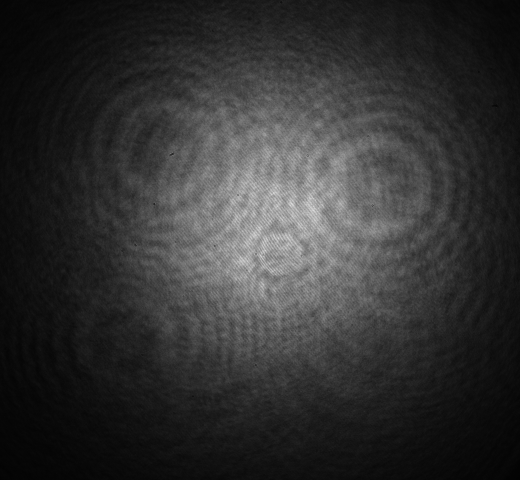
#> input picture PHY452_F2023_hologram.tif, 1040 x 960 px, found by its file name (shown at 1/2 size)
$ jupyter execute HW10_off_axis_hologram.ipynb   (shell and % lines are left out)
#> lines starting #> are read from the running program, lines starting #| are printed output that depends on the picture
<a href="https://colab.research.google.com/github/dpshepherd/PHY452_F2023/blob/main/HW10_off_axis_hologram.ipynb" target="_parent"></a>

# Unmixing off-axis hologram data

# Exercise goal
The goal of this exercise is to unmix the off-axis digital hologram image that you have been provided.

# Experiment background

You have been provided an off-axis hologram image of a [$10 \mu m$ polystyrene microsphere](https://www.thermofisher.com/order/catalog/product/F8836) embedded in microscopy oil ($n=1.5$) between two glass coverslips ($n=1.515$). The laser source is a [stabilized $785$ nm laser diode](https://www.thorlabs.com/thorproduct.cfm?partnumber=FPL785P). The incident beam k-vector lies along the optical axis and the angle of the off-axis reference beam, with respect to the optical axis, is unknown.

The camera is has a pixel size of $10 \mu m$ and the imaging system has an overall imaging magnfication of $100\times$, yielding an effective pixel size of $0.1 \mu m$. The detection objective is a water immersion model with $NA = 1.0$.

# Theory background

Building on our previous lectures, we know that the electric field, $E(x,y)$ at the plane of interference (the camera sensor) is given by,

$|E(x,y)|^2 = |R(x,y)|^2 + |O(x,y)|^2 + O^*(x,y)R(x,y) + O(x,y)R^*(x,y)$,

with $R$ denoting the reference field and $O$ denoting the object field.

It is useful to think about the real space and reciprocal space configuration just before the camera (see class notes).

Generally, we try to satisfy $\alpha_{max} \sim \frac{\lambda}{2 \Delta x}$, where $\Delta x$ is the effective camera pixel spacing. This ensure that all of the holographic data is contained within the accessible frequency space given the discrete pixel sizes.

It is easiest to unmix the holograms in the Fourier domain,

$\mathcal{F}[|E(x,y)|^2] = \mathcal{F}[|R(x,y)|^2 + |O(x,y)|^2] + \mathcal{F}[O^*(x,y)R(x,y)] + \mathcal{F}[O(x,y)R^*(x,y)]$.

Remember that $R(x,y) = E_Re^{-i\vec{k}_R \cdot \vec{r}}$, which we can plug into the terms we are interested in above to give ($\ast$ denotes convolution),

$\mathcal{F}[O^*(x,y)R(x,y)] = \tilde{O}(\vec{k})^* \ast \mathcal{F}[E_Re^{+i\vec{k}_R \cdot \vec{r}}] $,

and

$\mathcal{F}[O(x,y)R^*(x,y)] = \tilde{O}(\vec{k}) \ast \mathcal{F}[E_Re^{-i\vec{k}_R \cdot \vec{r}}] $.

These contain redundant information, so we will just focus on the second equation. Pratically, it will be fine for unmixing.

From HW #4-5 and our practice with the Fourier shift thm., we know that that $\mathcal{F}[E_Re^{+i\vec{k}_R \cdot \vec{r}}] = \delta (\vec{k}+\vec{k}_R)$, yielding,

$\mathcal{F}[O(x,y)R^*(x,y)] = \tilde{O}(\vec{k}) \ast \delta (\vec{k}+\vec{k}_R)] = \tilde{O}(\vec{k}+\vec{k}_R)$.

The quantity we are interested in is $\tilde{O}(\vec{k})$, which means we need to use the shift thm. and the known reference frequencies to shift back.

$\tilde{O}(k) = \tilde{O}(\vec{k}+\vec{k}_R) \ast \mathcal{F}[E_Re^{-i\vec{k}_R \cdot \vec{r}}]$.

That means from our data, we need to:
1. Find and isolate the area of the digital hologram in reciprocal space that corresponds to $\mathcal{F}[O(x,y)R^*(x,y)]$.
2. Find the reference frequency, $\vec{k}_R$.
3. Use the Fourier shift thm. to shift the digital hologram in reciprocal space.
4. Take the inverse discrete Fourier Transform to obtain the electric fields that correspond to the incident + scattered field from the object.

# Computational approach

### load Python computational and plotting libraries

[cell 1]
from google.colab import output
output.enable_custom_widget_manager()

[cell 2]
import numpy as np
import matplotlib.pyplot as plt
import matplotlib.colors as colors
from google.colab import files
from tifffile import imread

### Load the raw off-axis hologram.

[cell 3]
dict_files = files.upload()
#> the answer given: PHY452_F2023_hologram.tif

Copy the name that Google saved the file into and paste inside the single quotes below.

[cell 4]
raw_data = imread('/content/PHY452_F2023_hologram.tif')
#> raw_data is the input picture: shape (960, 1040) float32; min 35, max 3690, mean 748.6
plt.imshow(raw_data)
plt.show()

### Create spatial coordinates using pixel spacing with center pixel corresponding to $(x=0,y=0)$.

Remember that python ordering is yx for this array.

[cell 5]
camera_pixel_size = 0.1 # microns
x_axis = np.arange(-raw_data.shape[1]/2,raw_data.shape[1]/2)*camera_pixel_size
#> x_axis = 1040 values from -52 to 51.9
y_axis = np.arange(-raw_data.shape[0]/2,raw_data.shape[0]/2)*camera_pixel_size
#> y_axis = 960 values from -48 to 47.9

[cell 6]
def onclick(event):
    ix, iy = event.xdata, event.ydata
    print('X value '+str(np.round(ix,2))+' ; Y value ' +str(np.round(iy,2)))

fig, ax = plt.subplots()

# Display the image with specified axes
ax.imshow(raw_data, extent=[x_axis[0], x_axis[-1], y_axis[0], y_axis[-1]])

# Connect the click event to the handler
cid = fig.canvas.mpl_connect('button_press_event', onclick)

plt.show()

### Calculate discrete Fourier Transform using [numpy.fft](https://numpy.org/doc/stable/reference/routines.fft.html). Ensure center pixel of FFT corresponds to $(k_x=0,k_y=0)$ and the pixel spacing is correct in reciprocal space.

[cell 7]
img_fft = np.fft.fftshift(np.fft.fft2(raw_data))

fy_axis = np.fft.fftshift(np.fft.fftfreq(raw_data.shape[1],d=camera_pixel_size))
#> fy_axis = 1040 values from -5 to 4.99
fx_axis = np.fft.fftshift(np.fft.fftfreq(raw_data.shape[0],d=camera_pixel_size))
#> fx_axis = 960 values from -5 to 4.99

[cell 8]
def onclick(event):
    ix, iy = event.xdata, event.ydata
    print('X value '+str(np.round(ix,2))+' ; Y value ' +str(np.round(iy,2)))

fig, ax = plt.subplots()

ax.imshow(np.abs(img_fft),
           norm=colors.PowerNorm(gamma=0.1),
           extent=[fx_axis[0],fx_axis[-1],fy_axis[0],fy_axis[-1]])

# Connect the click event to the handler
cid = fig.canvas.mpl_connect('button_press_event', onclick)

plt.show()
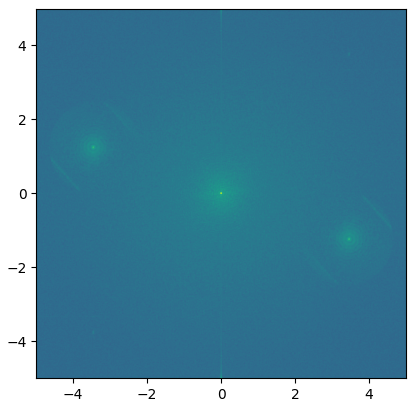
#> figure drawn by matplotlib, 1 panel

### Determine reference beam frequency ($k_R$).

[cell 9]
fx_R = -3.47
fy_R = 1.25
# upper left data

### Replot the data in matrix coordinates to figure out where to cut data out

[cell 10]
def onclick(event):
    ix, iy = event.xdata, event.ydata
    print('X value '+str(np.round(ix,2))+' ; Y value ' +str(np.round(iy,2)))

fig, ax = plt.subplots()

ax.imshow(np.abs(img_fft),
           norm=colors.PowerNorm(gamma=0.1))

# Connect the click event to the handler
cid = fig.canvas.mpl_connect('button_press_event', onclick)

plt.show()
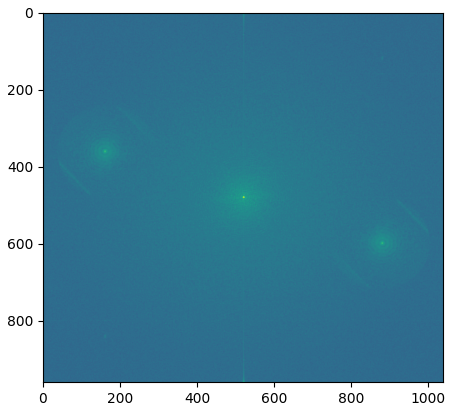
#> figure drawn by matplotlib, 1 panel

### Clear data outside of desired off-axis component (either $\mathcal{F}[O^*R]$ or $\mathcal{F}[OR^*]$).

[cell 11]
img_fft_cropped = np.zeros_like(img_fft)

x_lower_bound = 31
x_upper_bound = 296
y_lower_bound = 237
y_upper_bound = 476

img_fft_cropped[y_lower_bound:y_upper_bound,x_lower_bound:x_upper_bound] = img_fft[y_lower_bound:y_upper_bound,x_lower_bound:x_upper_bound]

[cell 12]
def onclick(event):
    ix, iy = event.xdata, event.ydata
    print('X value '+str(np.round(ix,2))+' ; Y value ' +str(np.round(iy,2)))

fig, ax = plt.subplots()

ax.imshow(np.abs(img_fft_cropped),
           norm=colors.PowerNorm(gamma=0.1),
          extent=[fx_axis[0],fx_axis[-1],fy_axis[0],fy_axis[-1]])

# Connect the click event to the handler
cid = fig.canvas.mpl_connect('button_press_event', onclick)

plt.show()
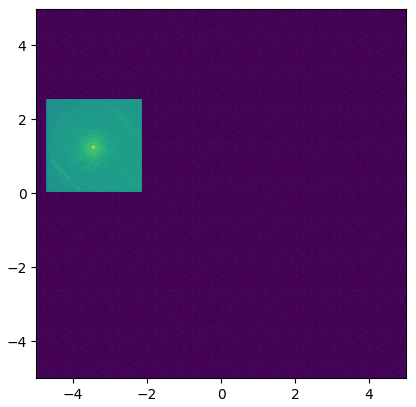
#> figure drawn by matplotlib, 1 panel

### Construct the reference beam matrix to use in the Fourier shift thm.

[cell 13]
ref_matrix = np.zeros_like(img_fft)
x_idx = 0
y_idx = 0
for fy_value in fy_axis:
  for fx_value in fx_axis:
    ref_matrix[x_idx,y_idx] = np.exp(-1j*2*np.pi*(fx_value*fx_R+fy_value*fy_R))
    x_idx = x_idx + 1
  y_idx = y_idx + 1
  x_idx = 0
#> after the loop, y_idx = 1040

[cell 14]
def onclick(event):
    ix, iy = event.xdata, event.ydata
    print('X value '+str(np.round(ix,2))+' ; Y value ' +str(np.round(iy,2)))

fig, ax = plt.subplots()

ax.imshow(ref_matrix.imag,
           norm=colors.PowerNorm(gamma=0.1),
          extent=[fx_axis[0],fx_axis[-1],fy_axis[0],fy_axis[-1]])

# Connect the click event to the handler
cid = fig.canvas.mpl_connect('button_press_event', onclick)

plt.show()
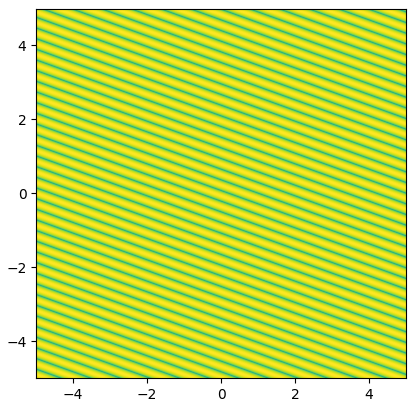
#> figure drawn by matplotlib, 1 panel

### Use Fourier shift thm. to recover $\tilde{O}(k_x,k_y)$.

Given img_ft(f), return the translated function

img_ft_shifted(f) = img_ft(f + shift_frq)

using the FFT shift relationship,

img_ft(f + shift_frq) = F[ exp(-2*pi*i * shift_frq * r) * img(r) ]

[cell 15]
img_fft_shifted = np.fft.fftshift(np.fft.fft2(ref_matrix * np.fft.ifft2(np.fft.ifftshift(img_fft_cropped))))

### Finally, use the inverse FFT to recover $O(x,y)$.

[cell 16]
def onclick(event):
    ix, iy = event.xdata, event.ydata
    print('X value '+str(np.round(ix,2))+' ; Y value ' +str(np.round(iy,2)))

fig, ax = plt.subplots()

ax.imshow(np.abs(img_fft_shifted),
           norm=colors.PowerNorm(gamma=0.1),
          extent=[fx_axis[0],fx_axis[-1],fy_axis[0],fy_axis[-1]])

# Connect the click event to the handler
cid = fig.canvas.mpl_connect('button_press_event', onclick)

plt.show()
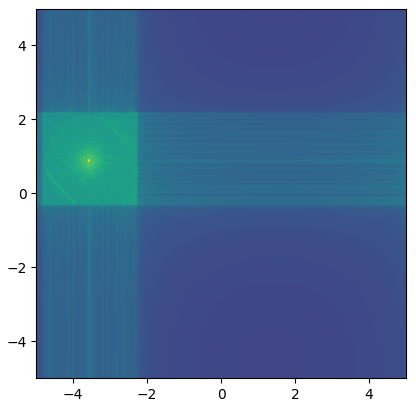
#> figure drawn by matplotlib, 1 panel
